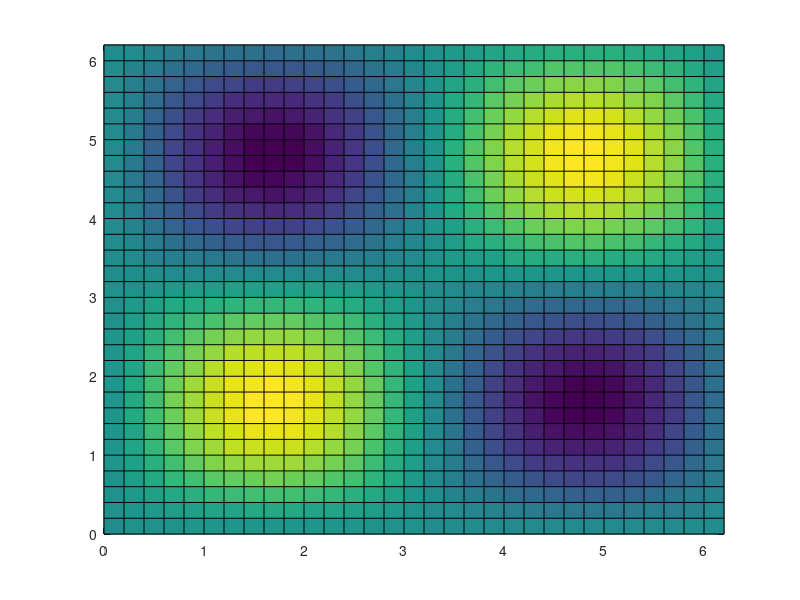

Write MATLAB code to recreate this figure. (Note: this script raises an error after producing the figure.)
clearvars; close all; clc;
[X,Y] = meshgrid(0:0.2:2*pi); % X must be >= 0, Y must be <= 2pi
% Assume inviscid fluid for now
F_t = 1;
U = sin(X) .* cos(Y) * F_t;
V = -cos(X) .* sin(Y) * F_t;
[curlz,cav] = curl(X, Y, U, V);
c = pcolor(X, Y, curlz);
c.FaceColor = 'interp';
hold on
q = quiver(X, Y, U, V, 1.5, 'k');
xlabel('x position')
ylabel('y position')
title('Taylor Green Vortex Vector Field, Shaded With Vorticity')
grid on